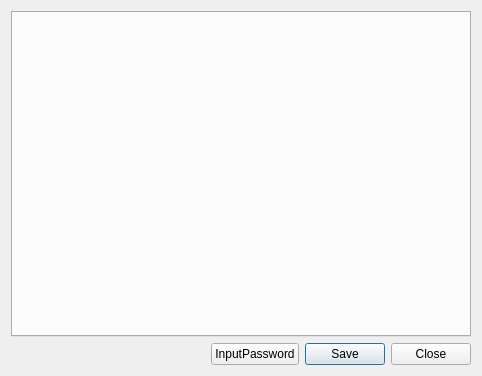
<?xml version="1.0" encoding="UTF-8"?>
<ui version="4.0">
 <class>MySettingDialog</class>
 <widget class="QDialog" name="MySettingDialog">
  <property name="geometry">
   <rect>
    <x>0</x>
    <y>0</y>
    <width>482</width>
    <height>376</height>
   </rect>
  </property>
  <property name="windowTitle">
   <string>Dialog</string>
  </property>
  <layout class="QGridLayout" name="gridLayout">
   <item row="0" column="0" colspan="4">
    <widget class="QTabWidget" name="tabWidget"/>
   </item>
   <item row="1" column="0">
    <spacer name="horizontalSpacer">
     <property name="orientation">
      <enum>Qt::Horizontal</enum>
     </property>
     <property name="sizeHint" stdset="0">
      <size>
       <width>217</width>
       <height>20</height>
      </size>
     </property>
    </spacer>
   </item>
   <item row="1" column="2">
    <widget class="QPushButton" name="save">
     <property name="text">
      <string>Save</string>
     </property>
    </widget>
   </item>
   <item row="1" column="3">
    <widget class="QPushButton" name="close">
     <property name="text">
      <string>Close</string>
     </property>
    </widget>
   </item>
   <item row="1" column="1">
    <widget class="QPushButton" name="inputPassword">
     <property name="text">
      <string>InputPassword</string>
     </property>
    </widget>
   </item>
  </layout>
 </widget>
 <resources/>
 <connections>
  <connection>
   <sender>close</sender>
   <signal>clicked()</signal>
   <receiver>MySettingDialog</receiver>
   <slot>reject()</slot>
   <hints>
    <hint type="sourcelabel">
     <x>346</x>
     <y>346</y>
    </hint>
    <hint type="destinationlabel">
     <x>196</x>
     <y>183</y>
    </hint>
   </hints>
  </connection>
 </connections>
</ui>
